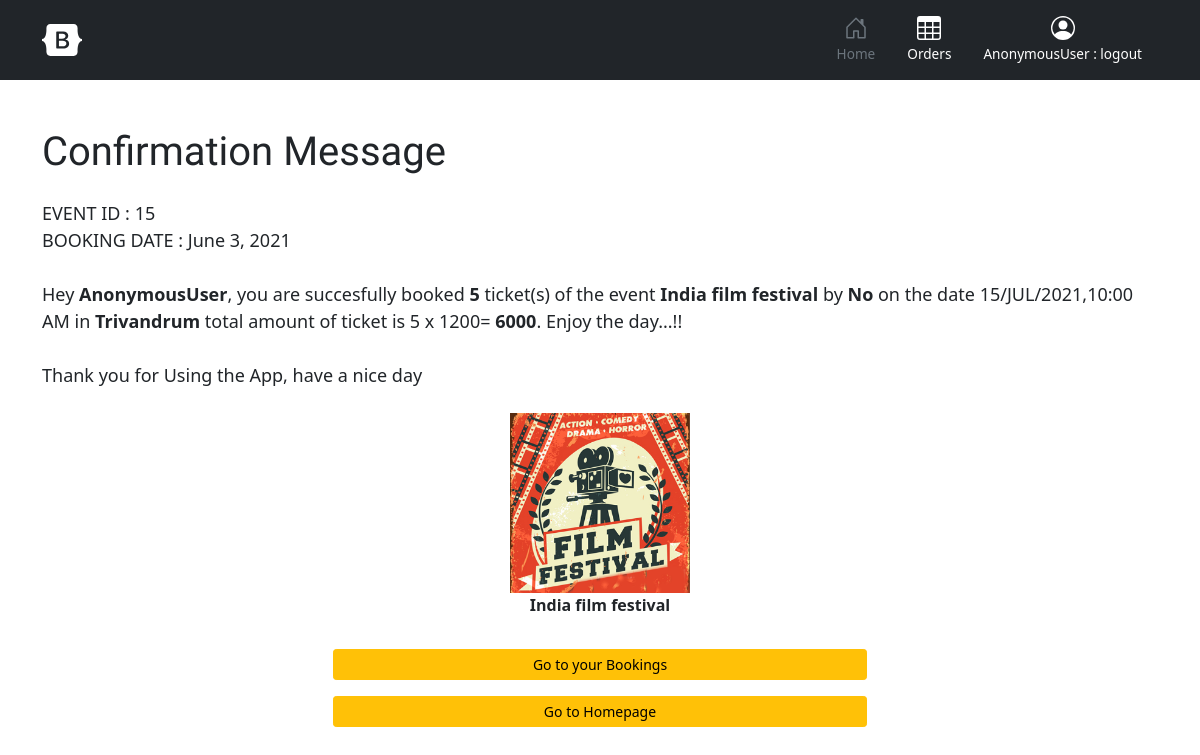
The app's page /event/eventlist/success/15 with its own data.
### event/models.py (models this page shows)
class EventBook(models.Model):
    event=models.ForeignKey(Event,on_delete=models.CASCADE)
    user=models.CharField(max_length=100)
    number_of_tickets=models.IntegerField(default=1)
    booking_date=models.DateField(auto_now=True)
    Mobile_number=models.IntegerField()
    choices=[
        ("booked","booked"),
        ("cancel","cancel")
    ]
    status=models.CharField(max_length=10,choices=choices,default="booked")

class Event(models.Model):
    event_name=models.CharField(max_length=100)
    category=models.ForeignKey(EventCategory,on_delete=models.CASCADE)
    team_name=models.CharField(max_length=100,default="No")
    ticket_price=models.IntegerField()
    place=models.CharField(max_length=50)
    time=models.CharField(max_length=50)
    date=models.CharField(max_length=50)
    total_seats=models.IntegerField()
    img=models.ImageField(upload_to='images')
    def __str__(self):
        return self.event_name

### event/views.py (the view)
# urls.py: path('eventlist/success/<int:id>',SuccessPage.as_view(),name="success"),
class SuccessPage(TemplateView):
    model = EventBook
    template_name = 'event/succesfullBooking.html'
    context = {}
    def get(self, request, *args, **kwargs):
        id = kwargs.get('id')
        event = self.model.objects.get(id=id)
        total = (event.number_of_tickets) * (event.event.ticket_price)
        self.context['event'] = event
        self.context['total'] = total
        return render(request, self.template_name, self.context)

### event/templates/event/succesfullBooking.html (shortened to what this page needs)
<!DOCTYPE html>
{%extends 'event/base.html'%}
{%block body_block%}
<form action="">
    <h1 class="mb-4" style="font-family: 'Open Sans Condensed', sans-serif;">Confirmation Message
    </h1>
    <p class="text-left" style="font-size: 18px;">
        EVENT ID : {{event.id}} <br>
        BOOKING DATE : {{event.booking_date}} <br> <br>
        Hey <b>{{request.user}}</b>,
        you are succesfully booked<b> {{event.number_of_tickets}}</b> ticket(s) of the event
        <b>{{event.event}}</b> by <b> {{event.event.team_name}}</b> on the date
        {{event.event.date}},{{event.event.time}} in <b> {{event.event.place}}</b> total amount of ticket is
        {{event.number_of_tickets}} x {{event.event.ticket_price}}= <b>{{total}}</b>. Enjoy the day...!!
        <br><br> Thank you for Using the App, have a nice day
    </p>
    <div class="text-center mt-4 mb-4">
        <img src="{{event.event.img.url}}" alt="" height="180px"><br>
        <b>{{event.event}}</b>
    </div>
    <div class="row">
        <div class="col-12 col-4">
            <div class="container">
                <div class="d-grid gap-2 col-6 mx-auto">
                    <a href="{% url 'orders' %}" class="btn btn-warning btn-sm mt-2">Go to your Bookings</a>
                    <a href="{% url 'eventlist' %}" class="btn btn-warning btn-sm mt-2 mb-5">Go to Homepage</a>
                </div>
            </div>
        </div>
    </div>
</form>
{% endblock %}

### records on screen
EventBook: id "15", booking_date "June 3, 2021", number_of_tickets "5", event "India film festival", event.team_name "No", event "15/JUL/2021", event.time "10:00 AM", event.place "Trivandrum", event.ticket_price "1200", event.img (picture)

### other values on screen
{{ request.user }} "AnonymousUser"
{{ total }} "6000"
